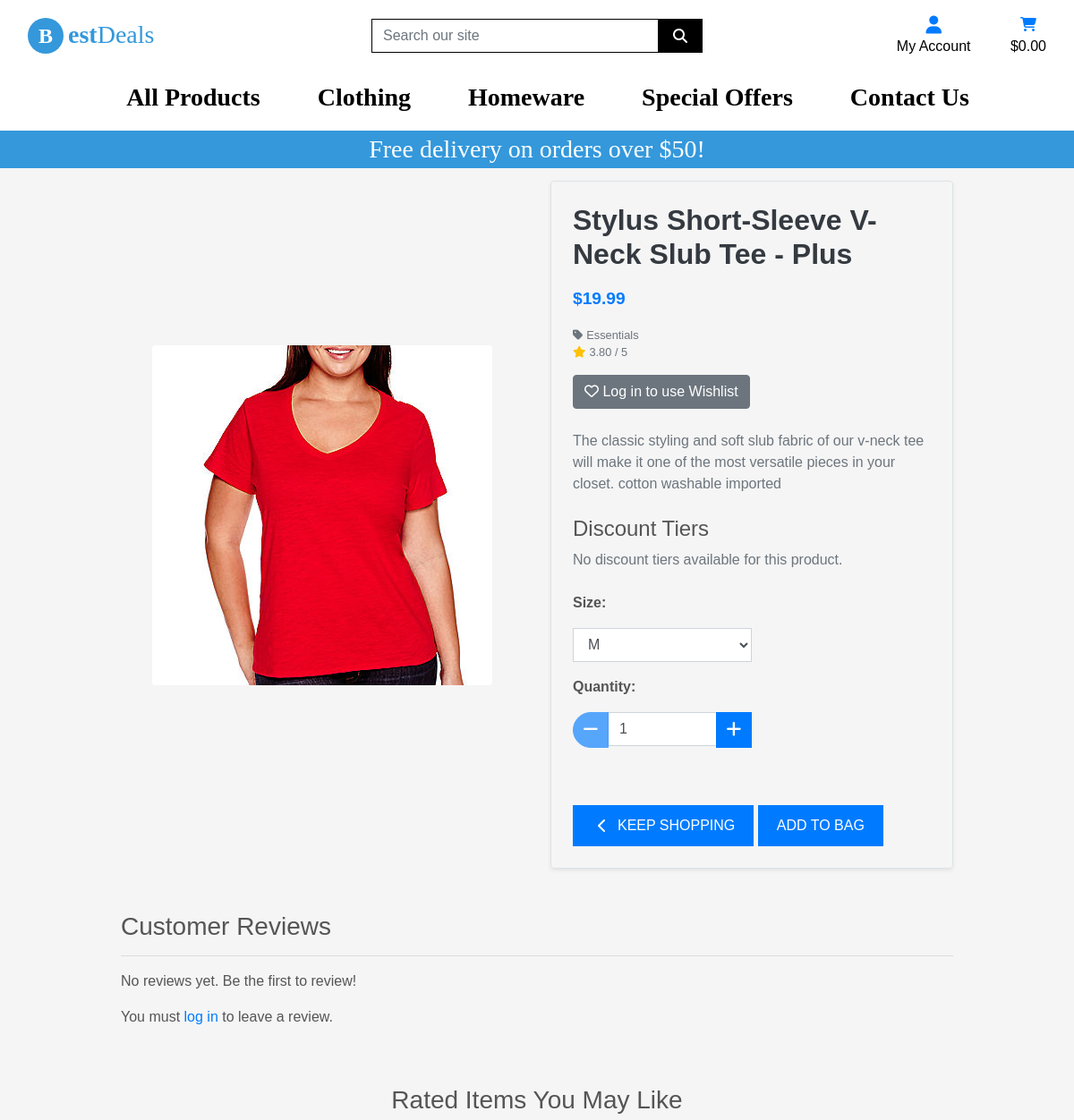
Before: /products/51 (upper part) with the older database file.
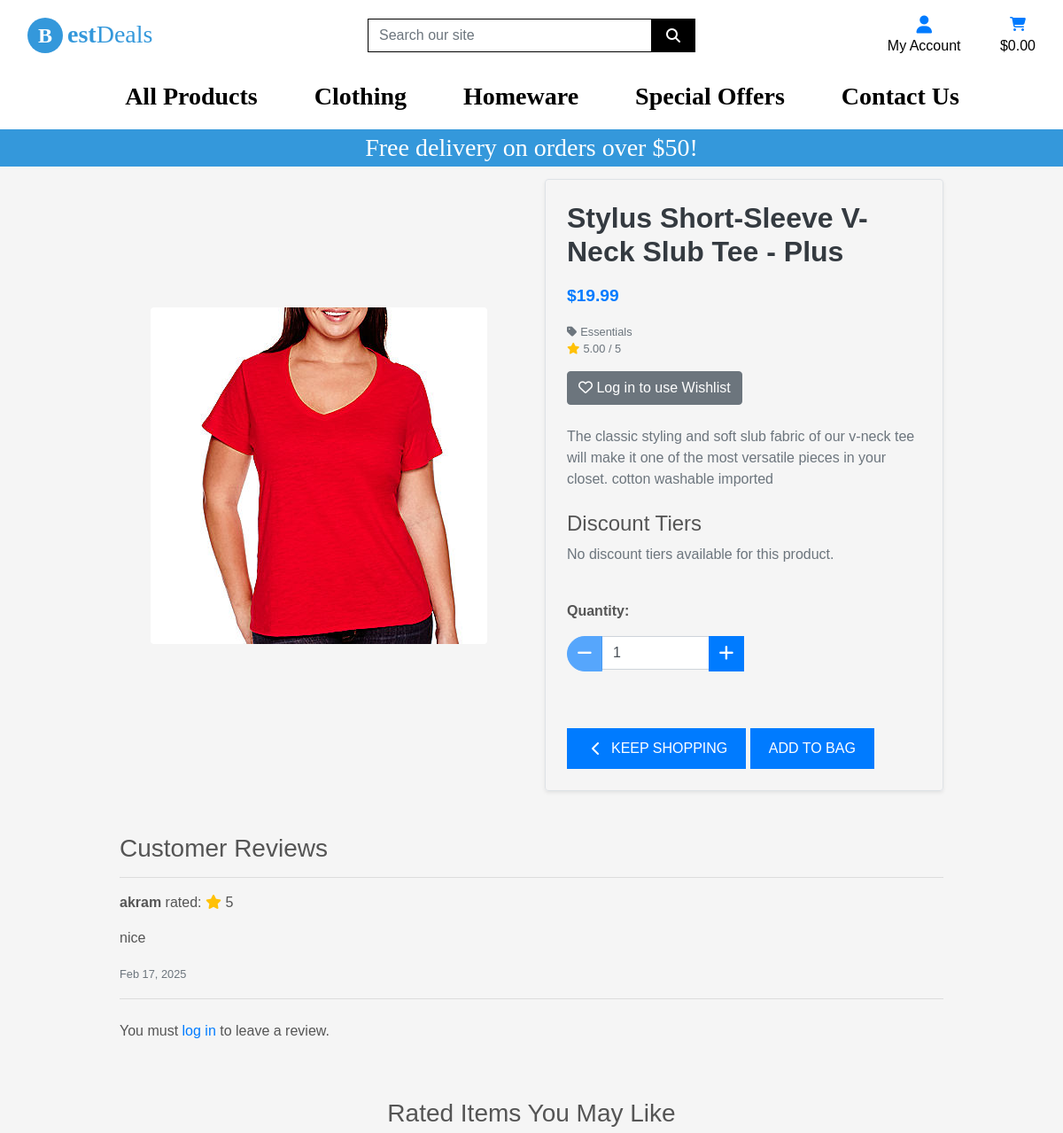
After: the same page with the newer database file.
### products/models.py (models this page shows, shortened)
class Product(models.Model):
    category = models.ForeignKey('Category', null=True, blank=True, on_delete=models.SET_NULL)
    sku = models.CharField(max_length=254, null=True, blank=True)
    name = models.CharField(max_length=254)
    description = models.TextField()
    has_sizes = models.BooleanField(default=False, null=True, blank=True)
    price = models.DecimalField(max_digits=6, decimal_places=2)
    rating = models.DecimalField(max_digits=6, decimal_places=2, null=True, blank=True)
    image_url = models.URLField(max_length=1024, null=True, blank=True)
    image = models.ImageField(null=True, blank=True)
    vat_applicable = models.BooleanField(default=False)

class Category(models.Model):
    class Meta:
        verbose_name_plural = 'categories'
    name = models.CharField(max_length=254)
    friendly_name = models.CharField(max_length=254, null=True, blank=True)

class Review(models.Model):
    product = models.ForeignKey("Product", on_delete=models.CASCADE, related_name="reviews")
    user = models.ForeignKey(User, on_delete=models.CASCADE)
    rating = models.IntegerField(choices=[(i, i) for i in range(1, 6)], default=5)  # Rating from 1-5
    comment = models.TextField()
    created_at = models.DateTimeField(auto_now_add=True)
    class Meta:
        unique_together = ('product', 'user')  # Ensures one review per product per user

### products/views.py (the view)
# urls.py: path('<int:product_id>', views.product_detail, name='product_detail'),
def product_detail(request, product_id):
    product = get_object_or_404(Product, pk=product_id)
    discount_tiers = product.discounttier_set.all()
    reviews = Review.objects.filter(product=product).order_by('-created_at')
    user_review = None
    wishlist = []
    if request.user.is_authenticated:
        user_review = Review.objects.filter(product=product, user=request.user).first()
        wishlist = Wishlist.objects.filter(user=request.user.userprofile).values_list('product', flat=True)
    rated_products = Product.objects.filter(
        category=product.category,
        rating__isnull=False
    ).exclude(id=product.id).order_by('?')[:20]
    context = {
        'product': product,
        'discount_tiers': discount_tiers,
        'reviews': reviews,
        'user_review': user_review,
        'rated_products': rated_products,
        'wishlist': wishlist,  # ✅ Pass wishlist data to the template
    }
    return render(request, 'products/product_detail.html', context)

### bag/contexts.py (called while the page is built, shortened)
def bag_contents(request):
    bag_items = []
    total = Decimal('0.00')
    product_count = 0
    bag = request.session.get('bag', {})
    vat_total = Decimal('0.00')  # ✅ Track VAT separately
    if total > 0 and total < settings.FREE_DELIVERY_THRESHOLD:
        delivery = total * Decimal(settings.STANDARD_DELIVERY_PERCENTAGE / 100)
    else:
        delivery = Decimal('0.00')
    grand_total = total + vat_total + delivery
    context = {
        'bag_items': bag_items,
        'total': total,
        'product_count': product_count,
        'vat': vat_total,  # ✅ Only count VAT for applicable products
        'delivery': delivery,
        'free_delivery_delta': settings.FREE_DELIVERY_THRESHOLD - total,
        'free_delivery_threshold': settings.FREE_DELIVERY_THRESHOLD,
        'grand_total': grand_total,
    }
    return context

### products/templates/products/product_detail.html (shortened to what the changed rows need)
{% extends "base.html" %}
{% load static %}
{% block content %}
<div class="container my-5">
    <div class="row align-items-center">
        <div class="col-12 col-md-6 col-lg-6 text-center">
            <div class="image-container my-3">
                {% if product.image %}
                <a href="{{ product.image.url }}" target="_blank">
                    <img class="img-fluid rounded product-details-container" src="{{ product.image.url }}"
                        alt="{{ product.name }}">
                </a>
                {% else %}
                <a href="#">
                    <img class="img-fluid rounded" src="{{ MEDIA_URL }}noimage.png" alt="{{ product.name }}">
                </a>
                {% endif %}
            </div>
        </div>
        <div class="col-12 col-md-6 col-lg-6">
            <div class="product-details p-4 border rounded shadow-sm">
                <h2 class="mb-3 font-weight-bold text-dark">{{ product.name }}</h2>
                <p class="lead font-weight-bold text-primary mb-3">${{ product.price }}</p>
                {% if product.category %}
                <p class="small mt-1 mb-0">
                    <a class="text-muted" href="{% url 'products' %}?category={{ product.category.name }}">
                        <i class="fas fa-tag mr-1"></i>{{ product.category.friendly_name }}
                    </a>
                </p>
                {% endif %}
                {% if product.rating %}
                <small class="text-muted d-block mb-3">
                    <i class="fas fa-star text-warning mr-1"></i>{{ product.rating }} / 5
                </small>
                {% else %}
                <small class="text-muted d-block mb-3">No Rating</small>
                {% endif %}
                {% if user.is_authenticated %}
                {% if product.id in wishlist %}
                    <a href="{% url 'remove_from_wishlist' product.id %}"
                       class="btn btn-danger wishlist-btn"
                       data-product-id="{{ product.id }}"
                       data-url="{% url 'remove_from_wishlist' product.id %}">
                        <i class="fas fa-heart"></i> Remove from Wishlist
                    </a>
                {% else %}
                    <a href="{% url 'add_to_wishlist' product.id %}" class="btn btn-outline-danger">
                        <i class="far fa-heart"></i> Add to Wishlist
                    </a>
                {% endif %}
                {% else %}
                    <a href="{% url 'account_login' %}" class="btn btn-secondary">
                        <i class="far fa-heart"></i> Log in to use Wishlist
                    </a>
                {% endif %}
                <p class="mt-4 text-secondary">{{ product.description }}</p>
                <div class="mt-4">
                    <h4 class="mb-2">Discount Tiers</h4>
                    <ul class="list-unstyled">
                    </ul>
                </div>
                <form class="form mt-4" action="{% url 'add_to_bag' product.id %}" method="POST">
                    <div class="form-row">
                        {% with product.has_sizes as s %}
                        {% if s %}
                            <div class="col-12">
                                <p><strong>Size:</strong></p>
                                <select class="form-control rounded-0 w-50" name="product_size" id='id_product_size'>
                                    <option value="m" selected>M</option>
                                </select>
                            </div>
                        {% endif %}
                        {% endwith %}
                    </div>
                </form>
            </div>
        </div>
    </div>
    <div class="row mt-5">
        <div class="col-12">
            <h3>Customer Reviews</h3>
            <hr>
            {% for review in reviews %}
            <div class="review mb-4">
                <p><strong>{{ review.user.username }}</strong> rated:
                    <i class="fas fa-star text-warning"></i> {{ review.rating }}
                </p>
                <p>{{ review.comment }}</p>
                <small class="text-muted">{{ review.created_at|date:"M d, Y" }}</small>
                <hr>
            </div>
            {% empty %}
            <p>No reviews yet. Be the first to review!</p>
            {% endfor %}
            {% if user.is_authenticated %}
            <div id="review-form-container">
                <h4>{% if user_review %}Edit Your Review{% else %}Leave a Review{% endif %}</h4>
                <form id="review-form" method="POST" action="{% url 'submit_review' product.id %}">
                    {% csrf_token %}
                    <input type="hidden" name="review_id" id="review-id" value="{{ user_review.id|default:'' }}">
                    <div class="form-group">
                        <label for="rating">Rating:</label>
                        <select class="form-control" id="rating" name="rating" required>
                            <option value="5" {% if user_review.rating == 5 %}selected{% endif %}>5 - Excellent</option>
                            <option value="4" {% if user_review.rating == 4 %}selected{% endif %}>4 - Good</option>
                            <option value="3" {% if user_review.rating == 3 %}selected{% endif %}>3 - Average</option>
                            <option value="2" {% if user_review.rating == 2 %}selected{% endif %}>2 - Poor</option>
                            <option value="1" {% if user_review.rating == 1 %}selected{% endif %}>1 - Terrible</option>
                        </select>
                    </div>
                    <div class="form-group">
                        <label for="comment">Your Review:</label>
                        <textarea class="form-control" id="comment" name="comment" rows="4" required>{{ user_review.comment|default:'' }}</textarea>
                    </div>
                    <button type="submit" class="btn btn-primary">
                        {% if user_review %}Update Review{% else %}Submit Review{% endif %}
                    </button>
                </form>
            </div>
            {% else %}
            <p>You must <a href="{% url 'account_login' %}">log in</a> to leave a review.</p>
            {% endif %}
        </div>
    </div>
</div>
{% endblock %}

Changed rows visible on the page:
changed Product "Stylus Short-Sleeve V-Neck Slub Tee - Plus": rating "3.80" → "5.00"
added Review: user.username "akram", rating "5", comment "nice", created_at "Feb 17, 2025"
Other visible differences:
form field product_size: "M" → (not shown)
text no longer shown: "Size: No reviews yet. Be the first to review!"
